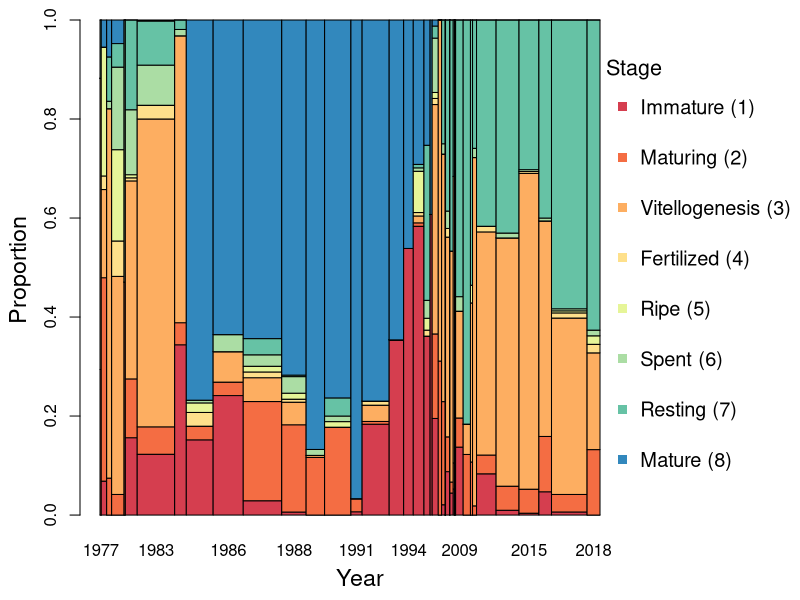

R code for this plot:
## Script to create canary maturity code usage stacked barplot (Fig. 4 in Min et al. 2021)

library(here)
library(RColorBrewer)

cnry.codes<-read.csv(here("data", "cnry_codes.csv"),check.names = FALSE, row.names = 1)
cnry.n<-read.csv(here("data", "cnry_n.csv"))
mypalette <- brewer.pal(8, "Spectral")


# Create plot and save as .eps
setEPS()
postscript(here("figures", "Fig4.eps"), width = 10, height = 6)

par(mar = c(4,4,1,9))
par(xpd=TRUE)
barplot(as.matrix(cnry.codes),col=mypalette,width = c(cnry.n$N),space = 0)
legend(6800,0.9,legend = c("Immature (1)","Maturing (2)","Vitellogenesis (3)","Fertilized (4)","Ripe (5)","Spent (6)","Resting (7)","Mature (8)"),
       col=c(mypalette),pch=15,y.intersp = 2.1,bty="n",cex = 1.2)
# Legend title
text(7200,0.9, "Stage", cex = 1.3)
mtext("Proportion",side=2,outer=TRUE,line=-1.5, cex = 1.4, at = 0.55)
mtext("Year", side = 1, outer = TRUE, line = -1.5, cex = 1.4, at = 0.45)
# mtext("Canary Rockfish Maturity Code Usage",side=3,outer=TRUE,line=-3,cex=1.5)

dev.off()
